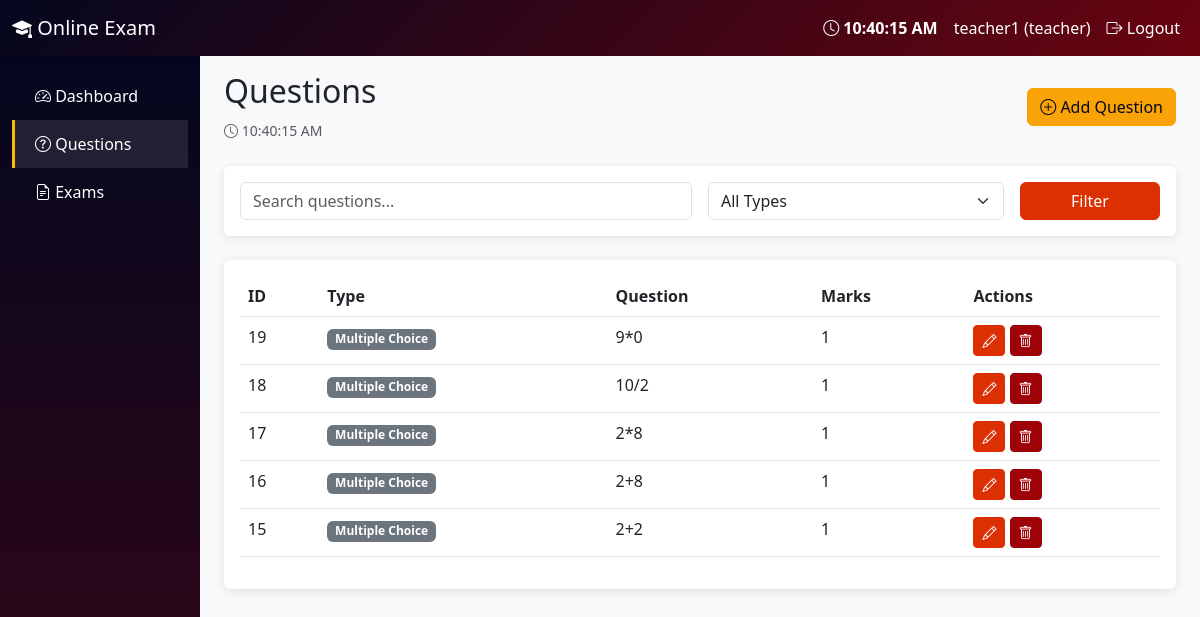
The app's page /teacher/questions/ (signed in) with its own data.
### myapp/models.py (models this page shows, shortened)
class UserProfile(models.Model):
    ROLE_CHOICES = [
        ('teacher', 'Teacher'),
        ('student', 'Student'),
    ]
    user = models.OneToOneField(User, on_delete=models.CASCADE, related_name='profile')
    role = models.CharField(max_length=10, choices=ROLE_CHOICES, default='student')
    created_at = models.DateTimeField(auto_now_add=True)
    @property
    def is_teacher(self):
        return self.role == 'teacher'

class Question(models.Model):
    QUESTION_TYPES = [
        ('mcq', 'Multiple Choice'),
        ('truefalse', 'True/False'),
        ('descriptive', 'Descriptive'),
        ('coding', 'Coding'),
    ]
    teacher = models.ForeignKey(User, on_delete=models.CASCADE, related_name='questions')
    question_type = models.CharField(max_length=20, choices=QUESTION_TYPES)
    text = models.TextField()
    option_a = models.CharField(max_length=500, blank=True, null=True)
    option_b = models.CharField(max_length=500, blank=True, null=True)
    option_c = models.CharField(max_length=500, blank=True, null=True)
    option_d = models.CharField(max_length=500, blank=True, null=True)
    correct_answer = models.CharField(max_length=500, blank=True, null=True)
    marks = models.PositiveIntegerField(default=1)
    created_at = models.DateTimeField(auto_now_add=True)
    updated_at = models.DateTimeField(auto_now=True)

### myapp/views.py (the view)
# urls.py: path('teacher/questions/', views.teacher_questions, name='teacher_questions'),
@login_required
def teacher_questions(request):
    if not is_teacher(request.user):
        return redirect('student_dashboard')
    questions = Question.objects.filter(teacher=request.user).order_by('-created_at')
    search = request.GET.get('search', '')
    qtype = request.GET.get('type', '')
    if search:
        questions = questions.filter(text__icontains=search)
    if qtype:
        questions = questions.filter(question_type=qtype)
    return render(request, 'myapp/teacher/questions.html', {
        'questions': questions,
        'search': search,
        'qtype': qtype,
    })

### myapp/views.py (called while the page is built)
def is_teacher(user):
    return hasattr(user, 'profile') and user.profile.is_teacher

### templates/myapp/teacher/questions.html (shortened to what this page needs)
{% extends 'myapp/teacher/base.html' %}
{% block content %}
<div class="d-flex justify-content-between align-items-center mb-4">
    <div>
        <h2>Questions</h2>
        <small class="text-muted"><i class="bi bi-clock"></i> <span id="questionsTime">--:--:--</span></small>
    </div>
    <a href="{% url 'teacher_question_add' %}" class="btn btn-warning"><i class="bi bi-plus-circle"></i> Add Question</a>
</div>
<div class="card mb-4">
    <div class="card-body">
        <form method="get" class="row g-3">
            <div class="col-md-6">
                <input type="text" name="search" class="form-control" placeholder="Search questions..." value="{{ search }}">
            </div>
            <div class="col-md-4">
                <select name="type" class="form-select">
                    <option value="">All Types</option>
                </select>
            </div>
            <div class="col-md-2">
                <button type="submit" class="btn btn-primary w-100">Filter</button>
            </div>
        </form>
    </div>
</div>
<div class="card">
    <div class="card-body">
        {% if questions %}
        <table class="table table-hover">
            <thead>
                <tr>
                    <th>ID</th>
                    <th>Type</th>
                    <th>Question</th>
                    <th>Marks</th>
                    <th>Actions</th>
                </tr>
            </thead>
            <tbody>
                {% for q in questions %}
                <tr>
                    <td>{{ q.id }}</td>
                    <td><span class="badge bg-secondary">{{ q.get_question_type_display }}</span></td>
                    <td>{{ q.text|truncatechars:60 }}</td>
                    <td>{{ q.marks }}</td>
                    <td>
                        <a href="{% url 'teacher_question_edit' q.pk %}" class="btn btn-sm btn-primary"><i class="bi bi-pencil"></i></a>
                        <button class="btn btn-sm btn-danger" onclick="deleteQuestion({{ q.pk }})"><i class="bi bi-trash"></i></button>
                    </td>
                </tr>
                {% endfor %}
            </tbody>
        </table>
        {% else %}
        <p class="text-muted text-center py-4">No questions found.</p>
        {% endif %}
    </div>
</div>
{% endblock %}

### templates/myapp/teacher/base.html
{% extends 'base.html' %}
{% block sidebar %}
<nav class="col-md-3 col-lg-2 d-md-block sidebar collapse">
    <div class="position-sticky pt-3">
        <ul class="nav flex-column">
            <li class="nav-item">
                <a class="nav-link {% if request.resolver_match.url_name == 'teacher_dashboard' %}active{% endif %}" href="{% url 'teacher_dashboard' %}">
                    <i class="bi bi-speedometer2"></i> Dashboard
                </a>
            </li>
            <li class="nav-item">
                <a class="nav-link {% if 'question' in request.resolver_match.url_name %}active{% endif %}" href="{% url 'teacher_questions' %}">
                    <i class="bi bi-question-circle"></i> Questions
                </a>
            </li>
            <li class="nav-item">
                <a class="nav-link {% if 'exam' in request.resolver_match.url_name and 'question' not in request.resolver_match.url_name %}active{% endif %}" href="{% url 'teacher_exams' %}">
                    <i class="bi bi-file-earmark-text"></i> Exams
                </a>
            </li>
        </ul>
    </div>
</nav>
{% endblock %}

### templates/base.html (shortened to what this page needs)
<!DOCTYPE html>
<html lang="en">
<head>
    <link href="https://cdn.jsdelivr.net/npm/bootstrap@5.3.0/dist/css/bootstrap.min.css" rel="stylesheet">
    <link href="https://cdn.jsdelivr.net/npm/bootstrap-icons@1.10.0/font/bootstrap-icons.css" rel="stylesheet">
</head>
<body>
    {% block body %}
    <nav class="navbar navbar-expand-lg navbar-dark">
        <div class="container-fluid">
            <a class="navbar-brand" href="{% url 'dashboard_redirect' %}">
                <i class="bi bi-mortarboard-fill"></i> Online Exam
            </a>
            <div class="navbar-nav ms-auto">
                <span class="nav-link" id="currentTime" style="font-weight: bold; color: var(--color-10);">
                    <i class="bi bi-clock"></i> <span id="timeDisplay">--:--:--</span>
                </span>
                {% if user.is_authenticated %}
                <span class="nav-link">{{ user.username }} ({{ user.profile.role }})</span>
                <a class="nav-link" href="{% url 'logout' %}"><i class="bi bi-box-arrow-right"></i> Logout</a>
                {% endif %}
            </div>
        </div>
    </nav>
    <div class="container-fluid">
        <div class="row">
            {% block sidebar %}{% endblock %}
            <main class="col-md-9 col-lg-10 px-4 py-3">
                {% block content %}{% endblock %}
            </main>
        </div>
    </div>
    {% endblock %}
</body>
</html>

### templates/base.html (style rules this page uses)
:root { --color-1: #03071e; --color-2: #370617; --color-3: #6a040f; --color-4: #9d0208; --color-5: #d00000; --color-6: #dc2f02; --color-7: #e85d04; --color-8: #f48c06; --color-9: #faa307; --color-10: #ffba08; }
body { background-color: #f8f9fa; font-family: 'Segoe UI', sans-serif; }
.navbar { background: linear-gradient(135deg, var(--color-1), var(--color-3)) !important; }
.navbar-brand, .nav-link { color: #fff !important; }
.sidebar { background: linear-gradient(180deg, var(--color-1), var(--color-2)); min-height: calc(100vh - 56px); }
.sidebar .nav-link { color: rgba(255,255,255,0.8); padding: 12px 20px; border-left: 3px solid transparent; }
.sidebar .nav-link:hover, .sidebar .nav-link.active { background: rgba(255,255,255,0.1); color: #fff; border-left-color: var(--color-10); }
.btn-primary { background: var(--color-6); border-color: var(--color-6); }
.btn-warning { background: var(--color-9); border-color: var(--color-9); color: var(--color-1); }
.btn-danger { background: var(--color-4); border-color: var(--color-4); }
.card { border: none; box-shadow: 0 2px 10px rgba(0,0,0,0.1); }
.table thead { background: var(--color-1); color: #fff; }
a { color: var(--color-6); }

### records on screen
Question: id "19", question_type "Multiple Choice", text "9*0", marks "1"
Question: id "18", question_type "Multiple Choice", text "10/2", marks "1"
Question: id "17", question_type "Multiple Choice", text "2*8", marks "1"
Question: id "16", question_type "Multiple Choice", text "2+8", marks "1"
Question: id "15", question_type "Multiple Choice", text "2+2", marks "1"

### other values on screen
{{ user.username }} "teacher1"
{{ user.profile.role }} "teacher"
